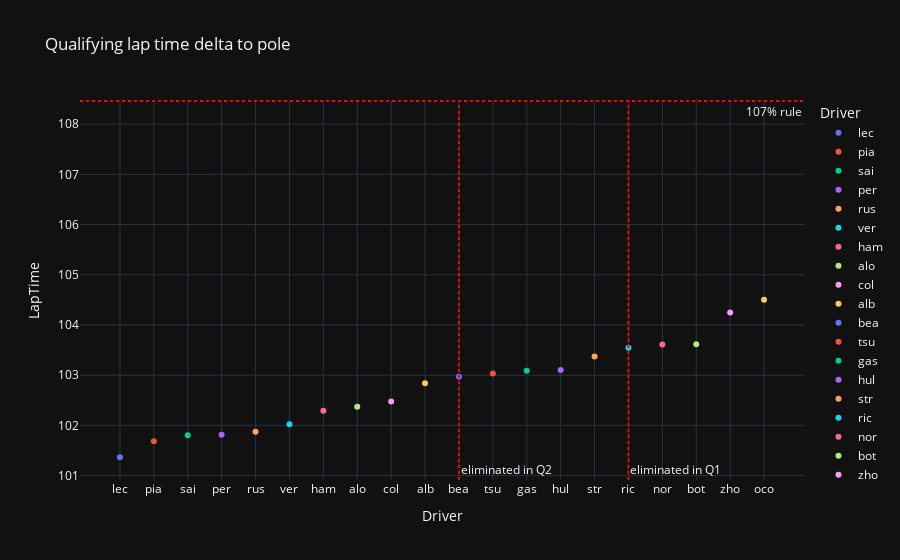

The notebook cell this image was saved under:
### Code cell
# qualifying time
fig = px.scatter(fastest_laps, x="Driver", y="LapTime", title="Qualifying lap time delta to pole", template="plotly_dark", color="Driver", color_discrete_map=colors)

# lines constants
hundredsevenrule = pole_lap["LapTime"] * 1.07
hundredsevenrule = hundredsevenrule.total_seconds()
q1toq2 = 15
q2toq3 = 10

# add lines
fig.add_hline(y=hundredsevenrule, line_dash="dot", line_color="red", annotation_text="107% rule", annotation_position="bottom right") # 107% rule
fig.add_vline(x=q1toq2, line_dash="dot", line_color="red", annotation_text="eliminated in Q1", annotation_position="bottom right") # Q1 to Q2
fig.add_vline(x=q2toq3, line_dash="dot", line_color="red", annotation_text="eliminated in Q2", annotation_position="bottom right") # Q2 to Q3

### Figure 1 — Plotly figure (JSON) as saved in the notebook; plotly's stock layout.template omitted (floating-point values rounded to 4 significant figures)
{"data": [{"hovertemplate": "Driver=%{x}<br>LapTime=%{y}<extra></extra>", "legendgroup": "lec", "marker": {"color": "#636efa", "symbol": "circle"}, "mode": "markers", "name": "lec", "orientation": "v", "showlegend": true, "type": "scatter", "x": ["lec"], "xaxis": "x", "y": [101.4], "yaxis": "y"}, {"hovertemplate": "Driver=%{x}<br>LapTime=%{y}<extra></extra>", "legendgroup": "pia", "marker": {"color": "#EF553B", "symbol": "circle"}, "mode": "markers", "name": "pia", "orientation": "v", "showlegend": true, "type": "scatter", "x": ["pia"], "xaxis": "x", "y": [101.7], "yaxis": "y"}, {"hovertemplate": "Driver=%{x}<br>LapTime=%{y}<extra></extra>", "legendgroup": "sai", "marker": {"color": "#00cc96", "symbol": "circle"}, "mode": "markers", "name": "sai", "orientation": "v", "showlegend": true, "type": "scatter", "x": ["sai"], "xaxis": "x", "y": [101.8], "yaxis": "y"}, {"hovertemplate": "Driver=%{x}<br>LapTime=%{y}<extra></extra>", "legendgroup": "per", "marker": {"color": "#ab63fa", "symbol": "circle"}, "mode": "markers", "name": "per", "orientation": "v", "showlegend": true, "type": "scatter", "x": ["per"], "xaxis": "x", "y": [101.8], "yaxis": "y"}, {"hovertemplate": "Driver=%{x}<br>LapTime=%{y}<extra></extra>", "legendgroup": "rus", "marker": {"color": "#FFA15A", "symbol": "circle"}, "mode": "markers", "name": "rus", "orientation": "v", "showlegend": true, "type": "scatter", "x": ["rus"], "xaxis": "x", "y": [101.9], "yaxis": "y"}, {"hovertemplate": "Driver=%{x}<br>LapTime=%{y}<extra></extra>", "legendgroup": "ver", "marker": {"color": "#19d3f3", "symbol": "circle"}, "mode": "markers", "name": "ver", "orientation": "v", "showlegend": true, "type": "scatter", "x": ["ver"], "xaxis": "x", "y": [102.0], "yaxis": "y"}, {"hovertemplate": "Driver=%{x}<br>LapTime=%{y}<extra></extra>", "legendgroup": "ham", "marker": {"color": "#FF6692", "symbol": "circle"}, "mode": "markers", "name": "ham", "orientation": "v", "showlegend": true, "type": "scatter", "x": ["ham"], "xaxis": "x", "y": [102.3], "yaxis": "y"}, {"hovertemplate": "Driver=%{x}<br>LapTime=%{y}<extra></extra>", "legendgroup": "alo", "marker": {"color": "#B6E880", "symbol": "circle"}, "mode": "markers", "name": "alo", "orientation": "v", "showlegend": true, "type": "scatter", "x": ["alo"], "xaxis": "x", "y": [102.4], "yaxis": "y"}, {"hovertemplate": "Driver=%{x}<br>LapTime=%{y}<extra></extra>", "legendgroup": "col", "marker": {"color": "#FF97FF", "symbol": "circle"}, "mode": "markers", "name": "col", "orientation": "v", "showlegend": true, "type": "scatter", "x": ["col"], "xaxis": "x", "y": [102.5], "yaxis": "y"}, {"hovertemplate": "Driver=%{x}<br>LapTime=%{y}<extra></extra>", "legendgroup": "alb", "marker": {"color": "#FECB52", "symbol": "circle"}, "mode": "markers", "name": "alb", "orientation": "v", "showlegend": true, "type": "scatter", "x": ["alb"], "xaxis": "x", "y": [102.8], "yaxis": "y"}, {"hovertemplate": "Driver=%{x}<br>LapTime=%{y}<extra></extra>", "legendgroup": "bea", "marker": {"color": "#636efa", "symbol": "circle"}, "mode": "markers", "name": "bea", "orientation": "v", "showlegend": true, "type": "scatter", "x": ["bea"], "xaxis": "x", "y": [103.0], "yaxis": "y"}, {"hovertemplate": "Driver=%{x}<br>LapTime=%{y}<extra></extra>", "legendgroup": "tsu", "marker": {"color": "#EF553B", "symbol": "circle"}, "mode": "markers", "name": "tsu", "orientation": "v", "showlegend": true, "type": "scatter", "x": ["tsu"], "xaxis": "x", "y": [103.0], "yaxis": "y"}, {"hovertemplate": "Driver=%{x}<br>LapTime=%{y}<extra></extra>", "legendgroup": "gas", "marker": {"color": "#00cc96", "symbol": "circle"}, "mode": "markers", "name": "gas", "orientation": "v", "showlegend": true, "type": "scatter", "x": ["gas"], "xaxis": "x", "y": [103.1], "yaxis": "y"}, {"hovertemplate": "Driver=%{x}<br>LapTime=%{y}<extra></extra>", "legendgroup": "hul", "marker": {"color": "#ab63fa", "symbol": "circle"}, "mode": "markers", "name": "hul", "orientation": "v", "showlegend": true, "type": "scatter", "x": ["hul"], "xaxis": "x", "y": [103.1], "yaxis": "y"}, {"hovertemplate": "Driver=%{x}<br>LapTime=%{y}<extra></extra>", "legendgroup": "str", "marker": {"color": "#FFA15A", "symbol": "circle"}, "mode": "markers", "name": "str", "orientation": "v", "showlegend": true, "type": "scatter", "x": ["str"], "xaxis": "x", "y": [103.4], "yaxis": "y"}, {"hovertemplate": "Driver=%{x}<br>LapTime=%{y}<extra></extra>", "legendgroup": "ric", "marker": {"color": "#19d3f3", "symbol": "circle"}, "mode": "markers", "name": "ric", "orientation": "v", "showlegend": true, "type": "scatter", "x": ["ric"], "xaxis": "x", "y": [103.5], "yaxis": "y"}, {"hovertemplate": "Driver=%{x}<br>LapTime=%{y}<extra></extra>", "legendgroup": "nor", "marker": {"color": "#FF6692", "symbol": "circle"}, "mode": "markers", "name": "nor", "orientation": "v", "showlegend": true, "type": "scatter", "x": ["nor"], "xaxis": "x", "y": [103.6], "yaxis": "y"}, {"hovertemplate": "Driver=%{x}<br>LapTime=%{y}<extra></extra>", "legendgroup": "bot", "marker": {"color": "#B6E880", "symbol": "circle"}, "mode": "markers", "name": "bot", "orientation": "v", "showlegend": true, "type": "scatter", "x": ["bot"], "xaxis": "x", "y": [103.6], "yaxis": "y"}, {"hovertemplate": "Driver=%{x}<br>LapTime=%{y}<extra></extra>", "legendgroup": "zho", "marker": {"color": "#FF97FF", "symbol": "circle"}, "mode": "markers", "name": "zho", "orientation": "v", "showlegend": true, "type": "scatter", "x": ["zho"], "xaxis": "x", "y": [104.2], "yaxis": "y"}, {"hovertemplate": "Driver=%{x}<br>LapTime=%{y}<extra></extra>", "legendgroup": "oco", "marker": {"color": "#FECB52", "symbol": "circle"}, "mode": "markers", "name": "oco", "orientation": "v", "showlegend": true, "type": "scatter", "x": ["oco"], "xaxis": "x", "y": [104.5], "yaxis": "y"}], "layout": {"annotations": [{"showarrow": false, "text": "107% rule", "x": 1, "xanchor": "right", "xref": "x domain", "y": 108.5, "yanchor": "top", "yref": "y"}, {"showarrow": false, "text": "eliminated in Q1", "x": 15, "xanchor": "left", "xref": "x", "y": 0, "yanchor": "bottom", "yref": "y domain"}, {"showarrow": false, "text": "eliminated in Q2", "x": 10, "xanchor": "left", "xref": "x", "y": 0, "yanchor": "bottom", "yref": "y domain"}], "legend": {"title": {"text": "Driver"}, "tracegroupgap": 0}, "shapes": [{"line": {"color": "red", "dash": "dot"}, "type": "line", "x0": 0, "x1": 1, "xref": "x domain", "y0": 108.5, "y1": 108.5, "yref": "y"}, {"line": {"color": "red", "dash": "dot"}, "type": "line", "x0": 15, "x1": 15, "xref": "x", "y0": 0, "y1": 1, "yref": "y domain"}, {"line": {"color": "red", "dash": "dot"}, "type": "line", "x0": 10, "x1": 10, "xref": "x", "y0": 0, "y1": 1, "yref": "y domain"}], "title": {"text": "Qualifying lap time delta to pole"}, "xaxis": {"anchor": "y", "categoryarray": ["lec", "pia", "sai", "per", "rus", "ver", "ham", "alo", "col", "alb", "bea", "tsu", "gas", "hul", "str", "ric", "nor", "bot", "zho", "oco"], "categoryorder": "array", "domain": [0, 1], "title": {"text": "Driver"}}, "yaxis": {"anchor": "x", "domain": [0, 1], "title": {"text": "LapTime"}}}}
